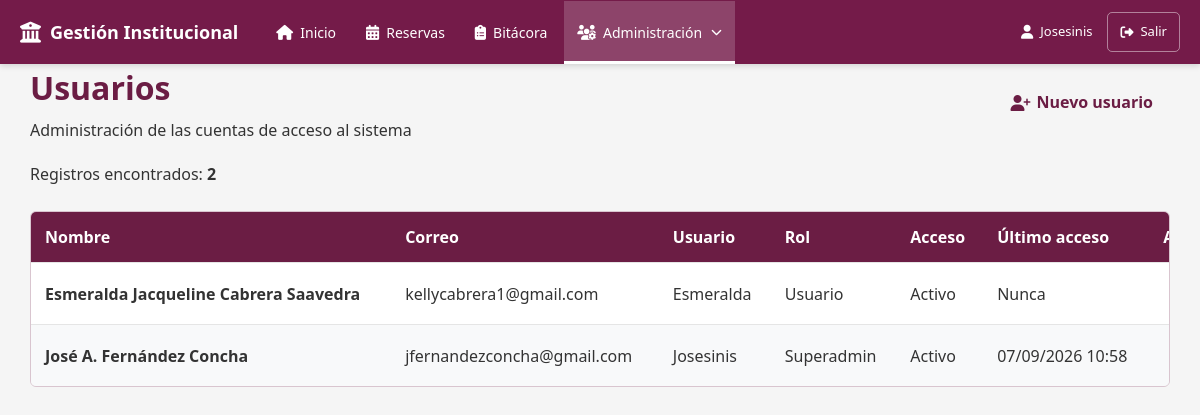
The page /modules/usuarios/index.php (signed in) on the database as committed earlier.
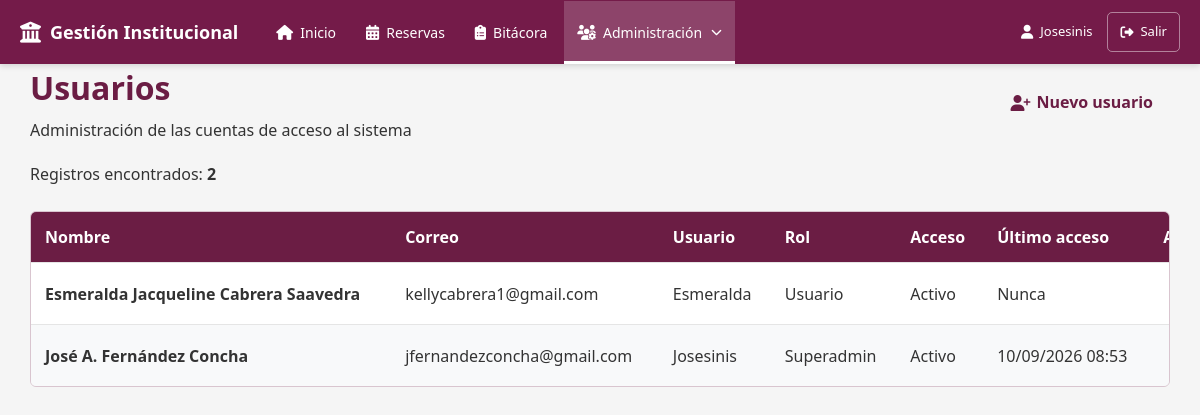
The same page on the database as committed later.
### tables this page shows
CREATE TABLE `usuarios` (
  `id` int(11) NOT NULL,
  `nombres` varchar(50) NOT NULL,
  `apellidos` varchar(50) NOT NULL,
  `correo` varchar(50) NOT NULL,
  `usuario` varchar(30) NOT NULL,
  `password` varchar(255) NOT NULL,
  `rol` enum('usuario','admin','superadmin') NOT NULL,
  `acceso` tinyint(1) NOT NULL DEFAULT 1,
  `ultimo_acceso` datetime DEFAULT NULL
);

### includes/menu.php (called while the page is built, shortened)
<?php
$rolUsuario = $_SESSION['rol'] ?? 'usuario';
?>

### modules/usuarios/index.php (the view, shortened to what the changed rows need)
<?php
require_once '../../config/database.php';
$usuarios = [];
$sql = "
    SELECT
        id,
        nombres,
        apellidos,
        correo,
        usuario,
        rol,
        acceso,
        ultimo_acceso
    FROM usuarios
    ORDER BY
        apellidos ASC,
        nombres ASC
";
$resultado = $conexion->query($sql);
if ($resultado) {
    $usuarios = $resultado->fetch_all(
        MYSQLI_ASSOC
    );
}
function textoRolUsuario(string $rol): string
{
    return match ($rol) {
        'superadmin' => 'Superadmin',
        'admin' => 'Administrador',
        'usuario' => 'Usuario',
        default => $rol
    };
}
function textoAccesoUsuario(int $acceso): string
{
    return $acceso === 1
        ? 'Activo'
        : 'Bloqueado';
}
function formatearUltimoAcceso(
    ?string $fecha
): string {
    if (
        $fecha === null
        || $fecha === ''
    ) {
        return 'Nunca';
    }
    $timestamp = strtotime($fecha);
    return date(
        'd/m/Y H:i',
        $timestamp
    );
}
?>
<!DOCTYPE html>
<html lang="es">
<head>
    <link
        rel="stylesheet"
        href="https://cdnjs.cloudflare.com/ajax/libs/font-awesome/6.7.2/css/all.min.css">
    <link
        rel="stylesheet"
        href="../../assets/css/estilos.css">
    <link
        rel="stylesheet"
        href="../../assets/css/botones.css">
    <link
        rel="stylesheet"
        href="../../assets/css/formularios.css">
    <link
        rel="stylesheet"
        href="../../assets/css/tablas.css">
</head>
<body>
    <?php
    require_once '../../includes/menu.php';
    ?>
    <div class="contenedor contenedor-usuarios">
        <div class="encabezado-pagina">
            <div>
                <h1>
                    Usuarios
                </h1>
            </div>
        </div>
        <div class="tabla-contenedor">
            <table class="tabla">
                <thead>
                    <tr>
                        <th>
                            Nombre
                        </th>
                        <th>
                            Correo
                        </th>
                        <th>
                            Usuario
                        </th>
                        <th>
                            Rol
                        </th>
                        <th>
                            Acceso
                        </th>
                        <th>
                            Último acceso
                        </th>
                        <?php if ($rolUsuario === 'superadmin'): ?>
                            <th>
                                Acciones
                            </th>
                        <?php endif; ?>
                    </tr>
                </thead>
                <tbody>
                    <?php if (empty($usuarios)): ?>
                        <tr>
                            <td
                                colspan="<?= $rolUsuario === 'superadmin' ? 7 : 6 ?>"
                                style="text-align: center;">
                                No existen usuarios registrados.
                            </td>
                        </tr>
                    <?php else: ?>
                        <?php foreach ($usuarios as $usuario): ?>
                            <tr>
                                <td>
                                    <strong>
                                        <?= htmlspecialchars(
                                            trim(
                                                $usuario['nombres']
                                                    . ' '
                                                    . $usuario['apellidos']
                                            )
                                        ) ?>
                                    </strong>
                                </td>
                                <td>
                                    <?= htmlspecialchars(
                                        $usuario['correo']
                                    ) ?>
                                </td>
                                <td>
                                    <?= htmlspecialchars(
                                        $usuario['usuario']
                                    ) ?>
                                </td>
                                <td>
                                    <?= htmlspecialchars(
                                        textoRolUsuario(
                                            $usuario['rol']
                                        )
                                    ) ?>
                                </td>
                                <td>
                                    <?= htmlspecialchars(
                                        textoAccesoUsuario(
                                            (int) $usuario['acceso']
                                        )
                                    ) ?>
                                </td>
                                <td>
                                    <?= htmlspecialchars(
                                        formatearUltimoAcceso(
                                            $usuario['ultimo_acceso']
                                        )
                                    ) ?>
                                </td>
                                <?php if ($rolUsuario === 'superadmin'): ?>
                                    <td>
                                        <a
                                            href="editar.php?id=<?= (int) $usuario['id'] ?>"
                                            class="btn btn-secondary">
                                        </a>
                                    </td>
                                <?php endif; ?>
                            </tr>
                        <?php endforeach; ?>
                    <?php endif; ?>
                </tbody>
            </table>
        </div>
    </div>
</body>
</html>

Rows that differ between the two databases and show on the page:
changed usuarios "José A. Fernández Concha": ultimo_acceso "07/09/2026 10:58" → "10/09/2026 08:53"
